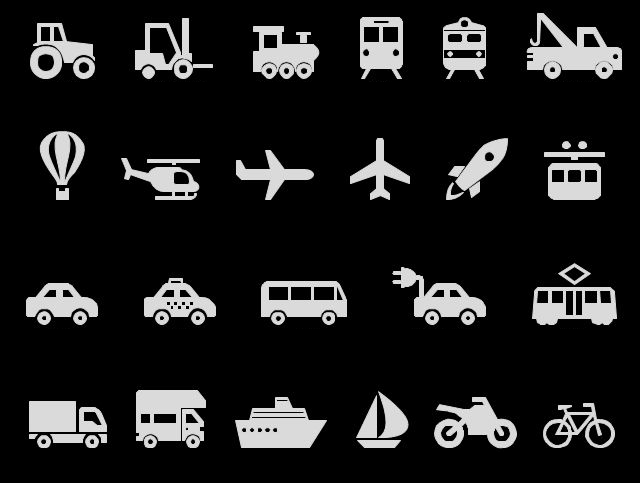
#> input picture Practice/images/vehicles.png, 640 x 483 px
$ jupyter execute --allow-errors 12_contours.ipynb
#> lines starting #> are read from the running program, lines starting #| are printed output that depends on the picture; after the words box and inside, x2 and y2 are one past the last pixel; in counts of white or black regions, pixels touching at a corner belong together
## 12. 윤곽선 검출
- 경계선을 연결한 선
- 흑백 이미지 -> 이진화 -> 윤곽선 찾기(findContours) -> 윤곽선 그리기(drawContours)

[cell 1]
import cv2

PARROT = "../images/parrot.jpg"
DRAGON = "../images/dragon.png"

### 12-1. 기본 윤곽선 그리기

[cell 2]
img = cv2.imread(PARROT) # 그레이스케일 적용안한 원본
#> (the rest of this cell did not finish here and is left out)

[cell 3]
#막간실습#1
#원하는 이미지에 윤곽선 그리기
#LIST방식, EXTERNAL방식으로 각각 그려서 출력해보기

img = cv2.imread(PARROT)
#> (the rest of this cell did not finish here and is left out)

### 12-2. Bounding React
- 윤곽선을 둘러싼 사각형

[cell 4]
img = cv2.imread(PARROT) # 그레이스케일 적용안한 원본
#> (the rest of this cell did not finish here and is left out)

### 실습3
- 인덱스 트렉바를 만들고
- 트렉바의 인덱스를 변경하면
- 생성된 박스가 순서대로 화면에 띄워지도록 구현하기

[cell 5]
img = cv2.imread("../images/vehicles.png")
#> img is the input picture: shape (483, 640, 3); min 0, max 253, mean 31.7

name = "contour"
cv2.namedWindow(name)
cv2.createTrackbar("index", name, 0, 49, lambda x:x)

gray = cv2.cvtColor(img, cv2.COLOR_BGR2GRAY)
ret, binary = cv2.threshold(gray, -1, 255, cv2.THRESH_BINARY | cv2.THRESH_OTSU)
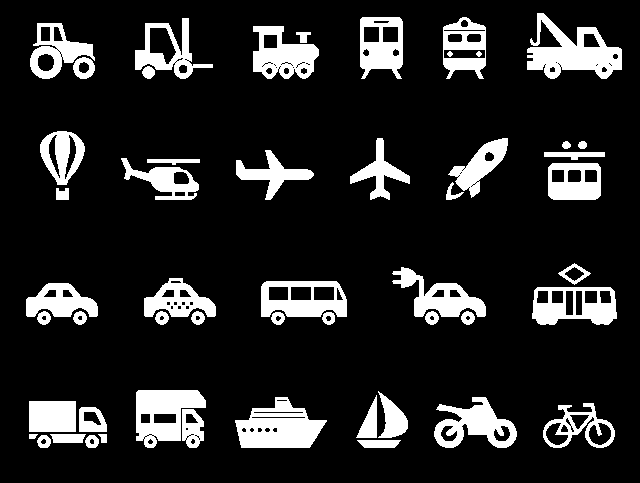
#> binary: shape (483, 640); 14.5% white; 52 white regions
#> ret = 107

contours, hierachy = cv2.findContours(binary, cv2.RETR_EXTERNAL, cv2.CHAIN_APPROX_SIMPLE)
#> contours = 50 contours; largest, box (x1, y1, x2, y2) and area: (527, 13, 622, 79) 3169, (235, 397, 327, 448) 2978, (532, 287, 617, 325) 2736, (261, 281, 347, 317) 2700, (136, 390, 206, 448) 2632

#각각의 윤곽선에 대한 사각형 그리기 for문
while True:
    copied = img.copy() # 매번 사진 새로 그리기
    index = cv2.getTrackbarPos("index", name)
    x,y, width, height = cv2.boundingRect(contours[index]) # index 값을 기준으로 contours 에서 원하는 contour 찾기
#> x = 357; y = 440; width = 44; height = 8
    cv2.rectangle(copied, (x,y), (x + width, y + height), (255, 255, 0), 2)
#> copied: shape (483, 640, 3); 0.1% of pixels changed, all inside (x1, y1, x2, y2) = (356, 439, 403, 450)

    cv2.imshow(name, copied)

    if cv2.waitKey(1) == ord("q"):
#> (key q is pressed here)
        break

cv2.destroyAllWindows()

[cell 6]
# Pseudo code
#하고 싶은건
#윤곽선을 찾고
#윤곽선의 index를 선택해서
#해당 인덱스의 bounding rect를 추출
#화면에 사각형을 그린다

[cell 7]
#그레이스케일 -> 이진화 -> findContours
#은곽선의 인덱스를 선택해서 -> 트랙바 이용 -> while
#해당 인덱스의 bounding rect를 추출 -> cv2.boundingRect
#화면에 사격형을 그린다 -> cv2.rectangle

### 12-3. contourArea
- 윤곽선의 넓이를 가져온다

[cell 8]
# 특정 넓이 이상의 contour만 표시할 수 있도록
img = cv2.imread("../images/vehicles.png")

name = "contour"
cv2.namedWindow(name)

gray = cv2.cvtColor(img, cv2.COLOR_BGR2GRAY)
ret, binary = cv2.threshold(gray, -1, 255, cv2.THRESH_BINARY | cv2.THRESH_OTSU)

contours, hierachy = cv2.findContours(binary, cv2.RETR_EXTERNAL, cv2.CHAIN_APPROX_SIMPLE)

#넓이조건을 만족하는 contours list 새로 생성
big_contours = []
for contour in contours:
    if cv2.contourArea(contour) > 690 :
        big_contours.append(contour)
#> this loop made 50 passes
#> contour on pass 10: [[29, 401], [29, 431], [75, 431], [75, 401]]
#> after the loop, big_contours = 23 contours; largest, box (x1, y1, x2, y2) and area: (527, 13, 622, 79) 3169, (235, 397, 327, 448) 2978, (532, 287, 617, 325) 2736, (261, 281, 347, 317) 2700, (136, 390, 206, 448) 2632

#전체 contours 표시
copybig = img.copy()
for contour in big_contours:
    x,y, width, height = cv2.boundingRect(contour) # 각 윤곽선으로부터 시작점과 가로세로 구함
    cv2.rectangle(copybig, (x,y), (x + width, y + height), (255, 255, 0), 2)
#> this loop made 23 passes
#> (x, y, width, height) on passes 1, 3, 4, 5, 6, 7, 8, 9, 10, 11, 12, 13: (543, 403, 72, 45), (434, 397, 83, 51), (235, 397, 92, 51), (378, 391, 30, 47), (136, 390, 70, 58), (532, 287, 85, 38), (26, 283, 72, 34), (261, 281, 86, 36), (144, 278, 72, 39), (392, 267, 94, 50), (548, 163, 53, 37), (121, 158, 78, 42)
#> (contour, x, y, width, height) on pass 2: ([[29, 401], [29, 431], [75, 431], [75, 401]], 29, 401, 47, 31)
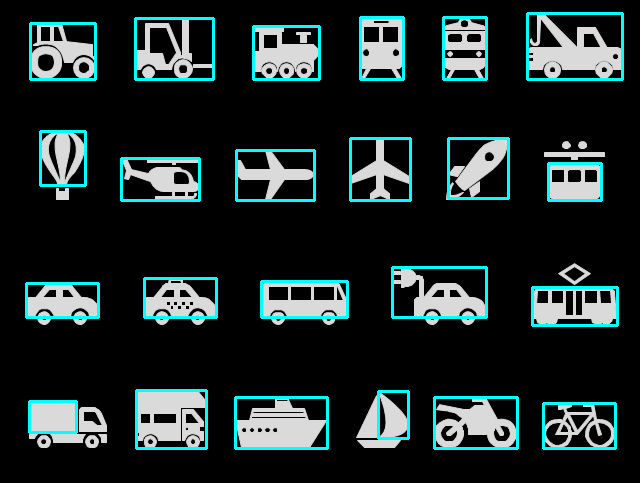
#> copybig: shape (483, 640, 3); 5.23% of pixels changed, all inside (x1, y1, x2, y2) = (25, 12, 624, 450)
cv2.imshow("copybig", copybig)

cv2.createTrackbar("index", name, 0, len(big_contours) - 1, lambda x:x) # 새로운 big_contours 기준으로 index 최대 결정
#각각의 윤곽선에 대한 사각형 그리기 for문
while True:
    copied = img.copy() # 매번 사진 새로 그리기
    index = cv2.getTrackbarPos("index", name)
#> index = 0
    x,y, width, height = cv2.boundingRect(big_contours[index]) # index 값을 기준으로 contours 에서 원하는 contour 찾기
#> x = 543; y = 403; width = 72; height = 45
    cv2.rectangle(copied, (x,y), (x + width, y + height), (255, 255, 0), 2)
#> copied: shape (483, 640, 3); 0.23% of pixels changed, all inside (x1, y1, x2, y2) = (542, 402, 617, 450)

    cv2.imshow(name, copied)

    if cv2.waitKey(1) == ord("q"):
#> (key q is pressed here)
        break

cv2.destroyAllWindows()

### 실습4. 카드 하나씩 새창에 표시
- 제시된 이미지의 카드를
- 하나씩 별도로 창에 표시하기

[cell 9]
img = cv2.imread("../images/playing_cards.png")
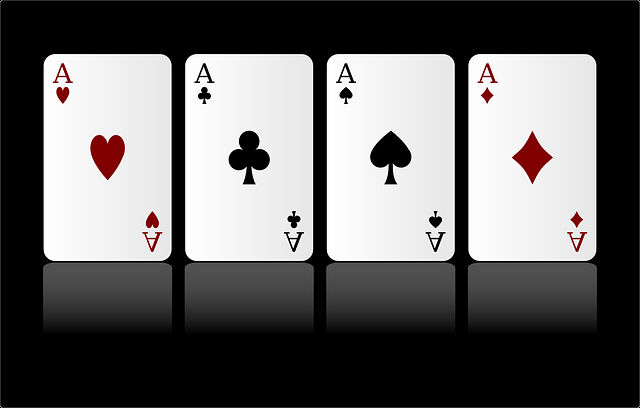
#> input picture Practice/images/playing_cards.png, 640 x 408 px
#> img is the input picture: shape (408, 640, 3); mean B, G, R 100.5, 100.5, 101.9
copied = img.copy()
images = ["Diamond", "Spade", "Clover", "Heart"]

gray = cv2.cvtColor(copied, cv2.COLOR_BGR2GRAY)
#> gray: shape (408, 640)
ret, binary = cv2.threshold(gray, -1, 255, cv2.THRESH_BINARY | cv2.THRESH_OTSU)
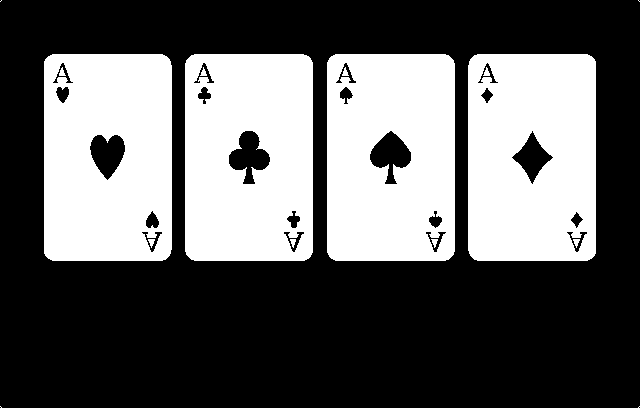
#> binary: shape (408, 640); 38.1% white; 16 white regions (4 under 20 px)
#> ret = 128

contours, hierachy = cv2.findContours(binary, cv2.RETR_EXTERNAL, cv2.CHAIN_APPROX_SIMPLE)
#> contours = 8 contours, 4 with area under 20; largest, box (x1, y1, x2, y2) and area: (327, 54, 455, 261) 26057, (468, 54, 596, 261) 26056, (185, 54, 313, 261) 26056, (44, 54, 172, 261) 26054
#넓이조건을 만족하는 contours list 새로 생성
big_contours = []
for contour in contours:
    if cv2.contourArea(contour) > 690 :
        big_contours.append(contour)
#> this loop made 8 passes
#> contour on passes 1, 2, 7, 8: [[639, 406], [638, 407]], [[0, 406], [1, 407]], [[638, 0], [639, 1]], [[1, 0], [0, 1]]
#> after the loop, big_contours = 4 contours; box (x1, y1, x2, y2) and area: (327, 54, 455, 261) 26057, (468, 54, 596, 261) 26056, (185, 54, 313, 261) 26056, (44, 54, 172, 261) 26054

i = 0
for contour in big_contours:
    x, y, width, height = cv2.boundingRect(contour)
    cv2.rectangle(copied, (x,y), (x + width, y + height), (255, 255, 0), 2)
    card = img[y : y + height, x : x + width]
    cv2.imshow(images[i], card)
    i += 1
#> this loop made 4 passes
#> x on passes 1 to 4: 468, 327, 185, 44
#> pass 1, `card = img[y : y + height, x : x + width]`:
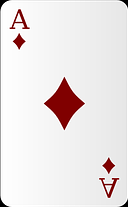
#> card: shape (207, 128, 3); mean B, G, R 229.1, 229.1, 235.2
#> after the loop:
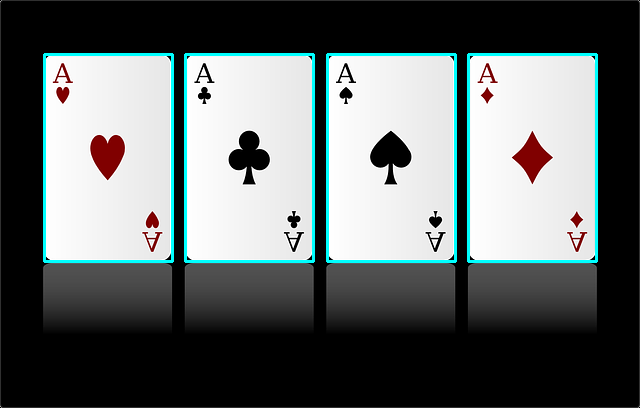
#> copied: shape (408, 640, 3); 3.07% of pixels changed, all inside (x1, y1, x2, y2) = (43, 53, 598, 263)
#> after the loop, i = 4


cv2.imshow("contour", copied)

cv2.waitKey(0)
cv2.destroyAllWindows()

[cell 10]
# 트랙바를 붙여 인덱스를 지정하고, 인덱스마다 그 카드를 보여주도록
img = cv2.imread("../images/many_cards.png")
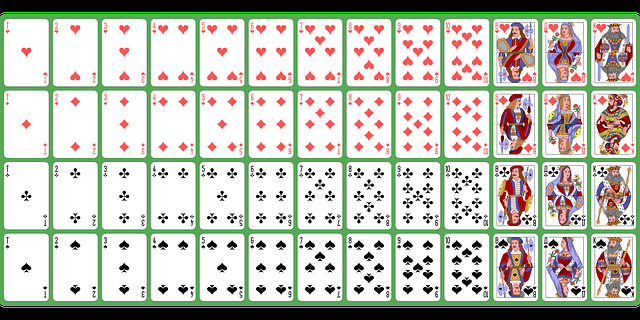
#> input picture Practice/images/many_cards.png, 640 x 320 px
#> img is the input picture: shape (320, 640, 3); mean B, G, R 180, 193.8, 189.7
copied = img.copy()
name = "contour"
cv2.namedWindow(name)

gray = cv2.cvtColor(copied, cv2.COLOR_BGR2GRAY)
#> gray: shape (320, 640)
ret, binary = cv2.threshold(gray, -1, 255, cv2.THRESH_BINARY | cv2.THRESH_OTSU)
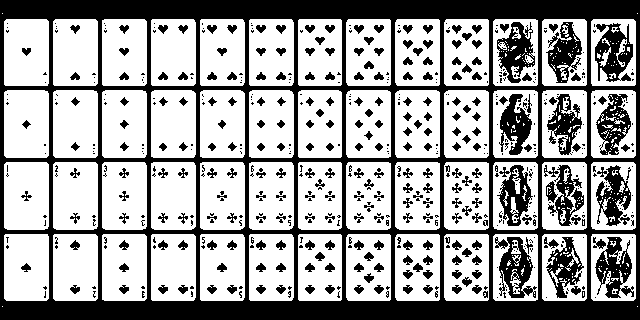
#> binary: shape (320, 640); 63.9% white; 665 black regions (408 under 20 px)
#> ret = 169
contours, hierachy = cv2.findContours(binary, cv2.RETR_EXTERNAL, cv2.CHAIN_APPROX_SIMPLE)
#> contours = 56 contours, 4 with area under 20; largest, box (x1, y1, x2, y2) and area: (591, 162, 636, 230) 2936, (542, 162, 587, 230) 2936, (53, 162, 98, 230) 2936, (4, 162, 49, 230) 2936, (591, 90, 636, 158) 2936

#넓이조건을 만족하는 contours list 새로 생성
big_contours = []
for contour in contours:
    if cv2.contourArea(contour) > 690 :
        big_contours.append(contour)
#> this loop made 56 passes
#> contour on passes 1, 2, 55, 56: [[637, 306]], [[2, 306]], [[637, 13]], [[2, 13]]
#> after the loop, big_contours = 52 contours; largest, box (x1, y1, x2, y2) and area: (591, 162, 636, 230) 2936, (542, 162, 587, 230) 2936, (53, 162, 98, 230) 2936, (4, 162, 49, 230) 2936, (591, 90, 636, 158) 2936

# 사각형 범위들 표시
for contour in big_contours:
    x, y, width, height = cv2.boundingRect(contour)
    cv2.rectangle(copied, (x,y), (x + width, y + height), (255, 255, 0), 2)
#> this loop made 52 passes
#> (x, y, width, height) on passes 1 to 12: (591, 234, 45, 67), (542, 234, 45, 67), (493, 234, 45, 67), (444, 234, 45, 67), (395, 234, 45, 67), (346, 234, 45, 67), (298, 234, 44, 67), (249, 234, 45, 67), (200, 234, 45, 67), (151, 234, 45, 67), (102, 234, 45, 67), (53, 234, 45, 67)
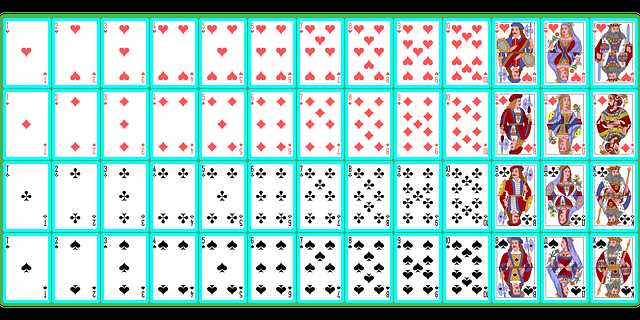
#> copied: shape (320, 640, 3); 17.03% of pixels changed, all inside (x1, y1, x2, y2) = (3, 18, 638, 303)
cv2.imshow("contour", copied)

# 각 index마다 카드 표시
cv2.createTrackbar("index", name, 0, len(big_contours) - 1, lambda x:x)
while True:
    index = cv2.getTrackbarPos("index", name)
    x, y, width, height = cv2.boundingRect(big_contours[index])
#> x = 591; y = 234
    card = img[y : y + height, x : x + width]
#> card: shape (67, 45, 3)
    big_card = cv2.resize(card, None, fx = 4, fy = 4)
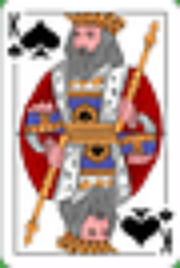
#> big_card: shape (268, 180, 3); mean B, G, R 164, 170.3, 192.5

    cv2.imshow("card", big_card)

    if cv2.waitKey(1) == ord("q"):
#> (key q is pressed here)
        break

cv2.destroyAllWindows()
